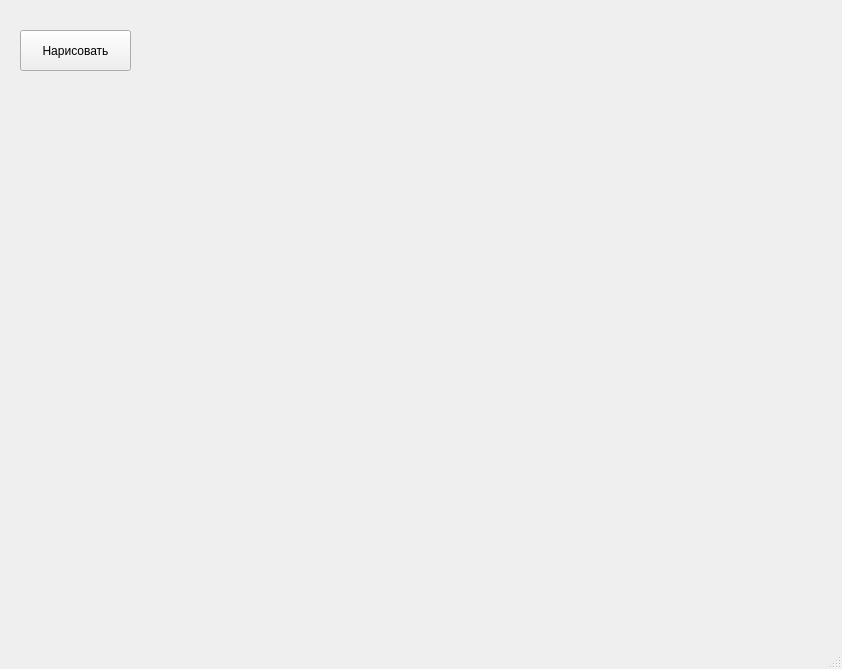
<?xml version="1.0" encoding="UTF-8"?>
<ui version="4.0">
 <class>MainWindow</class>
 <widget class="QMainWindow" name="MainWindow">
  <property name="geometry">
   <rect>
    <x>0</x>
    <y>0</y>
    <width>842</width>
    <height>669</height>
   </rect>
  </property>
  <property name="windowTitle">
   <string>MainWindow</string>
  </property>
  <widget class="QWidget" name="centralwidget">
   <widget class="QPushButton" name="pushButton">
    <property name="geometry">
     <rect>
      <x>20</x>
      <y>30</y>
      <width>111</width>
      <height>41</height>
     </rect>
    </property>
    <property name="text">
     <string>Нарисовать</string>
    </property>
   </widget>
  </widget>
  <widget class="QMenuBar" name="menubar">
   <property name="geometry">
    <rect>
     <x>0</x>
     <y>0</y>
     <width>842</width>
     <height>26</height>
    </rect>
   </property>
  </widget>
  <widget class="QStatusBar" name="statusbar"/>
 </widget>
 <resources/>
 <connections/>
</ui>
